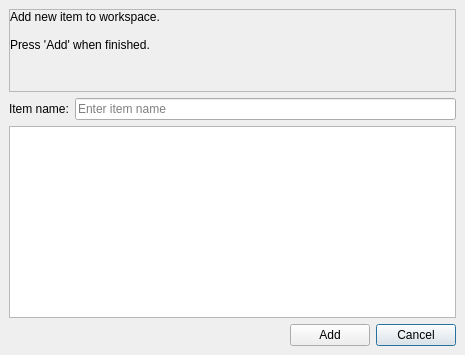
<?xml version="1.0" encoding="UTF-8"?>
<ui version="4.0">
 <class>Form</class>
 <widget class="QDialog" name="Form">
  <property name="geometry">
   <rect>
    <x>0</x>
    <y>0</y>
    <width>465</width>
    <height>355</height>
   </rect>
  </property>
  <property name="windowTitle">
   <string>Form</string>
  </property>
  <layout class="QHBoxLayout" name="horizontalLayout">
   <property name="spacing">
    <number>0</number>
   </property>
   <property name="leftMargin">
    <number>0</number>
   </property>
   <property name="topMargin">
    <number>0</number>
   </property>
   <property name="rightMargin">
    <number>0</number>
   </property>
   <property name="bottomMargin">
    <number>0</number>
   </property>
   <item>
    <widget class="QWidget" name="widget" native="true">
     <property name="contextMenuPolicy">
      <enum>Qt::ContextMenuPolicy::ActionsContextMenu</enum>
     </property>
     <property name="autoFillBackground">
      <bool>false</bool>
     </property>
     <property name="styleSheet">
      <string notr="true"/>
     </property>
     <layout class="QVBoxLayout" name="verticalLayout_3" stretch="0">
      <property name="leftMargin">
       <number>0</number>
      </property>
      <property name="topMargin">
       <number>0</number>
      </property>
      <property name="rightMargin">
       <number>0</number>
      </property>
      <property name="bottomMargin">
       <number>0</number>
      </property>
      <item>
       <layout class="QVBoxLayout" name="verticalLayout">
        <property name="leftMargin">
         <number>9</number>
        </property>
        <property name="topMargin">
         <number>9</number>
        </property>
        <property name="rightMargin">
         <number>9</number>
        </property>
        <property name="bottomMargin">
         <number>9</number>
        </property>
        <item>
         <layout class="QHBoxLayout" name="horizontalLayout_4" stretch="0">
          <item>
           <widget class="QScrollArea" name="scrollArea">
            <property name="widgetResizable">
             <bool>true</bool>
            </property>
            <widget class="QWidget" name="scrollAreaWidgetContents">
             <property name="geometry">
              <rect>
               <x>0</x>
               <y>0</y>
               <width>443</width>
               <height>72</height>
              </rect>
             </property>
             <layout class="QVBoxLayout" name="verticalLayout_4">
              <property name="spacing">
               <number>0</number>
              </property>
              <property name="leftMargin">
               <number>0</number>
              </property>
              <property name="topMargin">
               <number>0</number>
              </property>
              <property name="rightMargin">
               <number>0</number>
              </property>
              <property name="bottomMargin">
               <number>0</number>
              </property>
              <item>
               <widget class="QLabel" name="lblMessage">
                <property name="sizePolicy">
                 <sizepolicy hsizetype="Preferred" vsizetype="Minimum">
                  <horstretch>0</horstretch>
                  <verstretch>0</verstretch>
                 </sizepolicy>
                </property>
                <property name="text">
                 <string>Add new item to workspace.

Press 'Add' when finished.</string>
                </property>
                <property name="alignment">
                 <set>Qt::AlignmentFlag::AlignLeading|Qt::AlignmentFlag::AlignLeft|Qt::AlignmentFlag::AlignTop</set>
                </property>
               </widget>
              </item>
             </layout>
            </widget>
           </widget>
          </item>
         </layout>
        </item>
        <item>
         <layout class="QGridLayout" name="gridLayout">
          <item row="0" column="3">
           <layout class="QHBoxLayout" name="horizontalLayout_5" stretch="0">
            <item>
             <widget class="QLineEdit" name="lineEdit_name">
              <property name="placeholderText">
               <string>Enter item name</string>
              </property>
              <property name="clearButtonEnabled">
               <bool>true</bool>
              </property>
             </widget>
            </item>
           </layout>
          </item>
          <item row="0" column="0">
           <widget class="QLabel" name="label">
            <property name="text">
             <string>Item name:</string>
            </property>
            <property name="alignment">
             <set>Qt::AlignmentFlag::AlignLeading|Qt::AlignmentFlag::AlignLeft|Qt::AlignmentFlag::AlignVCenter</set>
            </property>
            <property name="buddy">
             <cstring>lineEdit_name</cstring>
            </property>
           </widget>
          </item>
         </layout>
        </item>
        <item>
         <widget class="QListWidget" name="listWidget_all_items">
          <property name="sortingEnabled">
           <bool>false</bool>
          </property>
         </widget>
        </item>
        <item>
         <layout class="QHBoxLayout" name="buttonsLayout">
          <item>
           <spacer name="horizontalSpacer">
            <property name="orientation">
             <enum>Qt::Orientation::Horizontal</enum>
            </property>
            <property name="sizeHint" stdset="0">
             <size>
              <width>40</width>
              <height>20</height>
             </size>
            </property>
           </spacer>
          </item>
          <item>
           <widget class="QPushButton" name="pushButton_add">
            <property name="maximumSize">
             <size>
              <width>16777215</width>
              <height>16777215</height>
             </size>
            </property>
            <property name="text">
             <string>Add</string>
            </property>
            <property name="autoDefault">
             <bool>false</bool>
            </property>
            <property name="default">
             <bool>true</bool>
            </property>
           </widget>
          </item>
          <item>
           <widget class="QPushButton" name="pushButton_cancel">
            <property name="maximumSize">
             <size>
              <width>16777215</width>
              <height>16777215</height>
             </size>
            </property>
            <property name="text">
             <string>Cancel</string>
            </property>
            <property name="autoDefault">
             <bool>false</bool>
            </property>
            <property name="default">
             <bool>true</bool>
            </property>
           </widget>
          </item>
         </layout>
        </item>
       </layout>
      </item>
     </layout>
    </widget>
   </item>
  </layout>
 </widget>
 <tabstops>
  <tabstop>lineEdit_name</tabstop>
  <tabstop>listWidget_all_items</tabstop>
  <tabstop>scrollArea</tabstop>
 </tabstops>
 <resources/>
 <connections/>
</ui>
